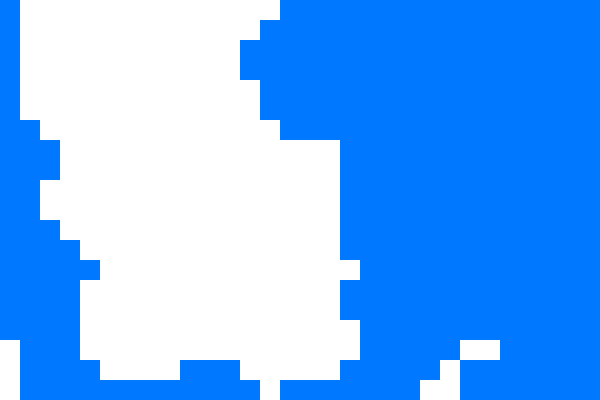
Frame 1 (no input)
Frame 60 (no input): identical to frame 1, image omitted
Frame 120 (the mouse pressed at the canvas centre since frame 60): identical to frame 1, image omitted

The p5.js sketch that drew this single still picture (run headless with seeded random() and noise() and a simulated clock; from frame 60 on, the mouse is pressed at the canvas centre):

// p5.js sketch
// ── sketch.js
let tileSize = 20;
let off = 0;
let xoff = 0;
let yoff = 0;
let scl = 0.07;
let buffer = 10;

let xTO, yTO, xRO, yRO;
let w, h;

let speed = 5;

let tiles = [];

function setup() {
  noStroke();

  strokeWeight(4);
  createCanvas(600, 400);
  w = width / tileSize + buffer;
  h = height / tileSize + buffer;
}

function keyPressed() {
  if (key == "ArrowUp") yoff -= speed;
  if (key == "ArrowDown") yoff += speed;
  if (key == "ArrowLeft") xoff -= speed;
  if (key == "ArrowRight") xoff += speed;
}

function move() {
  if (keyIsDown(LEFT_ARROW)) xoff -= speed;
  if (keyIsDown(RIGHT_ARROW)) xoff += speed;
  if (keyIsDown(UP_ARROW)) yoff -= speed;
  if (keyIsDown(DOWN_ARROW)) yoff += speed;
}

function draw() {
  background(0, 120, 255);
  move();
  drawTiles();
}

function drawTiles() {
  // xRO = xoff % tileSize;
  // yRO = yoff % tileSize;
  xTO = floor(xoff / tileSize);
  yTO = floor(yoff / tileSize);
  // xTO = xoff
  // yTO = yoff

  for (let i = 0; i < w; i++) {
    for (let j = 0; j < h; j++) {
      let c = getColors(i, j);
      tiles[i + j * w] = c;
    }
  }

  for (let i = 0; i < w; i++) {
    for (let j = 0; j < h; j++) {
      fill(tiles[i + j * w]);
      rect(
        (i - buffer / 2) * tileSize, // - xRO,
        (j - buffer / 2) * tileSize, // - yRO,
        tileSize,
        tileSize
      );
    }
  }
}

function getColors(x, y) {
  let v = noise((x + xTO) * scl, (y + yTO) * scl);
  // return color(255, 255, 255, v*255);
  if (v < 0.4) {
    return color(255, 255, 255);
  } else {
    return color(255, 255, 255, 0);
  }
}
